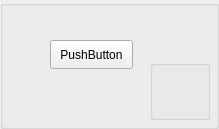
       <widget class="QGroupBox" name="groupBox_p118">
        <property name="minimumSize">
         <size>
          <width>170</width>
          <height>100</height>
         </size>
        </property>
        <property name="title">
         <string/>
        </property>
        <widget class="QPushButton" name="pushButton_p118">
         <property name="geometry">
          <rect>
           <x>50</x>
           <y>40</y>
           <width>83</width>
           <height>29</height>
          </rect>
         </property>
         <property name="text">
          <string>PushButton</string>
         </property>
        </widget>
        <widget class="QGroupBox" name="groupBox_p118info">
         <property name="geometry">
          <rect>
           <x>150</x>
           <y>60</y>
           <width>60</width>
           <height>60</height>
          </rect>
         </property>
         <property name="title">
          <string/>
         </property>
         <widget class="QLabel" name="label_p118attack">
          <property name="geometry">
           <rect>
            <x>0</x>
            <y>0</y>
            <width>30</width>
            <height>30</height>
           </rect>
          </property>
          <property name="text">
           <string/>
          </property>
         </widget>
         <widget class="QLabel" name="label_p118hp">
          <property name="geometry">
           <rect>
            <x>30</x>
            <y>0</y>
            <width>30</width>
            <height>30</height>
           </rect>
          </property>
          <property name="text">
           <string/>
          </property>
         </widget>
         <widget class="QLabel" name="label_p118mobility">
          <property name="geometry">
           <rect>
            <x>0</x>
            <y>30</y>
            <width>30</width>
            <height>30</height>
           </rect>
          </property>
          <property name="text">
           <string/>
          </property>
         </widget>
         <widget class="QLabel" name="label_p118range">
          <property name="geometry">
           <rect>
            <x>30</x>
            <y>30</y>
            <width>30</width>
            <height>30</height>
           </rect>
          </property>
          <property name="text">
           <string/>
          </property>
         </widget>
        </widget>
        <widget class="QLabel" name="label_p118type">
         <property name="geometry">
          <rect>
           <x>40</x>
           <y>50</y>
           <width>30</width>
           <height>30</height>
          </rect>
         </property>
         <property name="styleSheet">
          <string notr="true"/>
         </property>
         <property name="text">
          <string/>
         </property>
        </widget>
       </widget>
